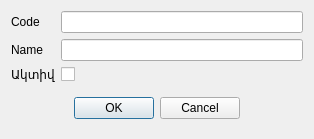
<?xml version="1.0" encoding="UTF-8"?>
<ui version="4.0">
 <class>RERestStore</class>
 <widget class="QDialog" name="RERestStore">
  <property name="geometry">
   <rect>
    <x>0</x>
    <y>0</y>
    <width>314</width>
    <height>132</height>
   </rect>
  </property>
  <property name="windowTitle">
   <string>Store</string>
  </property>
  <layout class="QVBoxLayout" name="verticalLayout">
   <item>
    <layout class="QGridLayout" name="gridLayout">
     <item row="0" column="1">
      <widget class="EQLineEdit" name="leCode">
       <property name="focusPolicy">
        <enum>Qt::NoFocus</enum>
       </property>
       <property name="PrimaryKey" stdset="0">
        <bool>true</bool>
       </property>
       <property name="Field" stdset="0">
        <string>f_id</string>
       </property>
      </widget>
     </item>
     <item row="0" column="0">
      <widget class="QLabel" name="label">
       <property name="text">
        <string>Code</string>
       </property>
      </widget>
     </item>
     <item row="1" column="1">
      <widget class="EQLineEdit" name="leName">
       <property name="Field" stdset="0">
        <string>f_name</string>
       </property>
      </widget>
     </item>
     <item row="3" column="0" colspan="2">
      <widget class="QWidget" name="widget" native="true">
       <layout class="QHBoxLayout" name="horizontalLayout">
        <item>
         <spacer name="horizontalSpacer">
          <property name="orientation">
           <enum>Qt::Horizontal</enum>
          </property>
          <property name="sizeHint" stdset="0">
           <size>
            <width>51</width>
            <height>20</height>
           </size>
          </property>
         </spacer>
        </item>
        <item>
         <widget class="QPushButton" name="btnOk">
          <property name="text">
           <string>OK</string>
          </property>
         </widget>
        </item>
        <item>
         <widget class="QPushButton" name="btnCancel">
          <property name="text">
           <string>Cancel</string>
          </property>
         </widget>
        </item>
        <item>
         <spacer name="horizontalSpacer_2">
          <property name="orientation">
           <enum>Qt::Horizontal</enum>
          </property>
          <property name="sizeHint" stdset="0">
           <size>
            <width>51</width>
            <height>20</height>
           </size>
          </property>
         </spacer>
        </item>
       </layout>
      </widget>
     </item>
     <item row="1" column="0">
      <widget class="QLabel" name="label_2">
       <property name="text">
        <string>Name</string>
       </property>
      </widget>
     </item>
     <item row="2" column="0">
      <widget class="QLabel" name="label_3">
       <property name="text">
        <string>Ակտիվ</string>
       </property>
      </widget>
     </item>
     <item row="2" column="1">
      <widget class="QCheckBox" name="chActive">
       <property name="text">
        <string/>
       </property>
      </widget>
     </item>
    </layout>
   </item>
  </layout>
 </widget>
 <customwidgets>
  <customwidget>
   <class>EQLineEdit</class>
   <extends>QLineEdit</extends>
   <header location="global">eqlineedit.h</header>
   <slots>
    <signal>customButtonClicked(bool)</signal>
   </slots>
  </customwidget>
 </customwidgets>
 <resources/>
 <connections/>
</ui>
